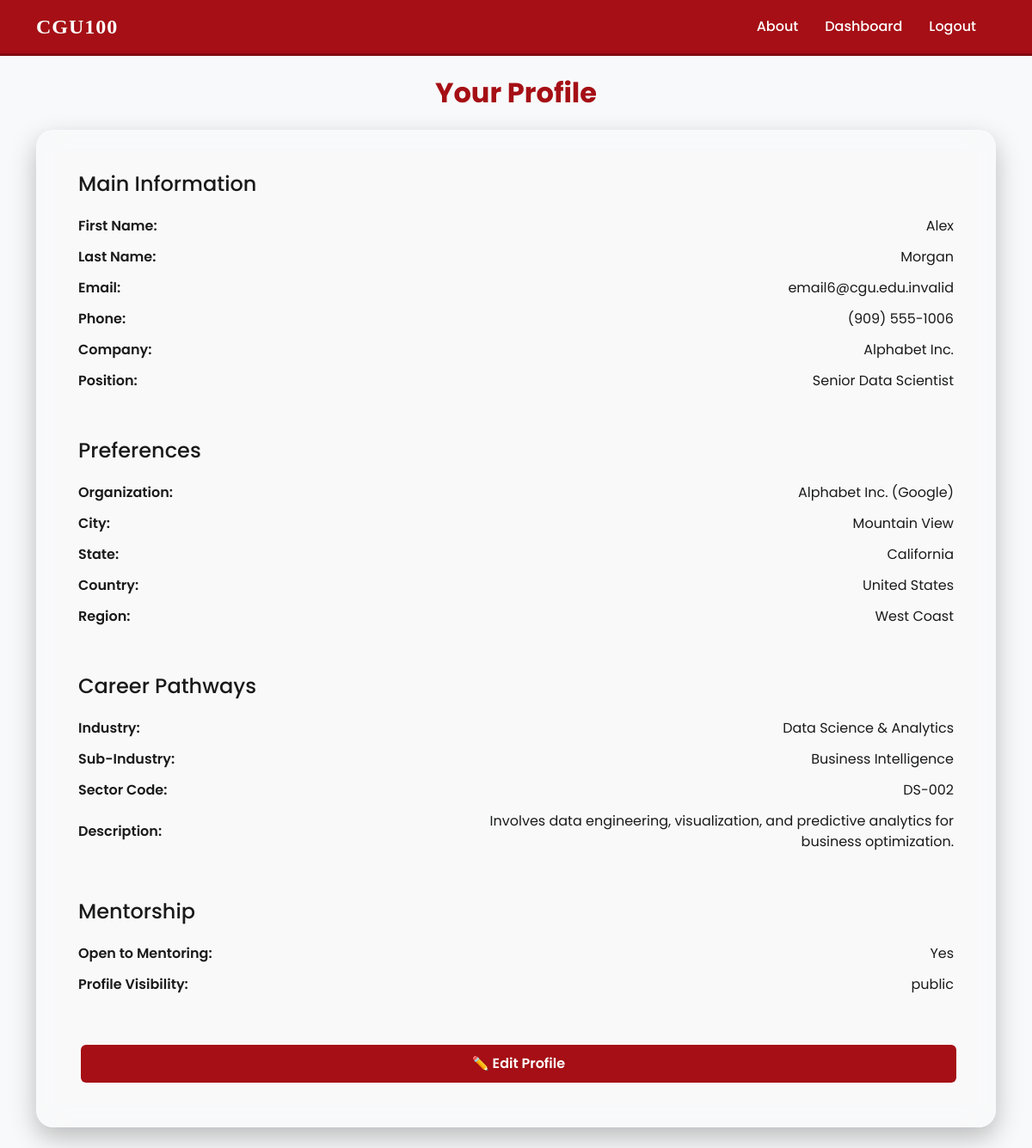
Screenshot of /profile (signed in) with the database file from the repository.
### tables this page shows
CREATE TABLE users (
    user_id INTEGER PRIMARY KEY AUTOINCREMENT,

    user_type TEXT CHECK (user_type IN ('student', 'alumni')) NOT NULL,

    first_name TEXT NOT NULL,
    last_name TEXT NOT NULL,
    email TEXT UNIQUE NOT NULL,
    password_hash TEXT NOT NULL,

    phone_number TEXT,
    bio TEXT,
    resume_url TEXT,
    portfolio_url TEXT,
    linkedin_url TEXT,
    degree_concentration_id INTEGER,

    -- Student fields
    current_year INTEGER CHECK(current_year BETWEEN 1 AND 6),
    expected_graduation_year INTEGER,
    desired_industry_id INTEGER,
    desired_job_location_id INTEGER,
    is_seeking_mentorship BOOLEAN DEFAULT 0,

    -- Alumni fields
    graduation_year INTEGER,
    industry_id INTEGER,
    job_location_id INTEGER,
    current_position TEXT,
    company_name TEXT,
    is_mentor BOOLEAN DEFAULT 0,

    profile_visibility TEXT 
        CHECK(profile_visibility IN ('public','private','institution-only')) 
        DEFAULT 'institution-only',

    created_at DATETIME DEFAULT CURRENT_TIMESTAMP,
    updated_at DATETIME DEFAULT CURRENT_TIMESTAMP,

    FOREIGN KEY (degree_concentration_id) REFERENCES degree_concentrations(degree_concentration_id)
        ON UPDATE CASCADE ON DELETE SET NULL,

    FOREIGN KEY (desired_industry_id) REFERENCES industries(industry_id)
        ON UPDATE CASCADE ON DELETE SET NULL,

    FOREIGN KEY (industry_id) REFERENCES industries(industry_id)
        ON UPDATE CASCADE ON DELETE SET NULL,

    FOREIGN KEY (desired_job_location_id) REFERENCES job_locations(job_location_id)
        ON UPDATE CASCADE ON DELETE SET NULL,

    FOREIGN KEY (job_location_id) REFERENCES job_locations(job_location_id)
        ON UPDATE CASCADE ON DELETE SET NULL
);

CREATE TABLE job_locations (
    job_location_id INTEGER PRIMARY KEY AUTOINCREMENT,
    city TEXT,
    state TEXT,
    country TEXT DEFAULT 'United States',
    region TEXT CHECK(region IN (
        'West Coast','East Coast','Midwest','South',
        'Europe','Asia-Pacific','Other'
    )),
    postal_code TEXT,
    organization_name TEXT,
    remote_option BOOLEAN DEFAULT 0,
    latitude REAL,
    longitude REAL,

    created_at DATETIME DEFAULT CURRENT_TIMESTAMP,
    updated_at DATETIME DEFAULT CURRENT_TIMESTAMP
);

CREATE TABLE industries (
    industry_id INTEGER PRIMARY KEY AUTOINCREMENT,
    industry_name TEXT UNIQUE NOT NULL,
    sub_industry TEXT,
    description TEXT,
    sector_code TEXT,
    active BOOLEAN DEFAULT 1,

    created_at DATETIME DEFAULT CURRENT_TIMESTAMP,
    updated_at DATETIME DEFAULT CURRENT_TIMESTAMP
);

### app/main.py (the view, shortened to what this page needs)
@app.route('/profile', methods=['GET', 'POST'])
def profile():
    if not session.get('logged_in'):
        return redirect(url_for('login'))
    user_id = session['user_id']
    user_type = session['user_type']
    conn = get_db_connection()
    cur = conn.cursor()
    cur.execute("""
        SELECT
            u.*,
            dc.degree_level,
            dc.degree_name,
            dc.concentration_name,

            ind.industry_name,
            ind.sub_industry,
            ind.sector_code,
            ind.description AS industry_description,

            jl.organization_name AS org_name,
            jl.city AS city,
            jl.state AS state,
            jl.country AS country,
            jl.region AS region

        FROM users u

        LEFT JOIN degree_concentrations dc
            ON u.degree_concentration_id = dc.degree_concentration_id

        LEFT JOIN industries ind
            ON ind.industry_id =
                CASE
                    WHEN u.user_type = 'student' THEN u.desired_industry_id
                    ELSE u.industry_id
                END

        LEFT JOIN job_locations jl
            ON jl.job_location_id =
                CASE
                    WHEN u.user_type = 'student' THEN u.desired_job_location_id
                    ELSE u.job_location_id
                END

        WHERE u.user_id = ?
    """, (user_id,))
    row = cur.fetchone()
    if not row:
        flash("Could not load your profile.")
        return redirect(url_for("dashboard"))
    profile = dict(row)
    cur.execute("SELECT * FROM industries ORDER BY industry_name")
    industries = cur.fetchall()
    cur.execute("SELECT * FROM job_locations ORDER BY organization_name")
    locations = cur.fetchall()
    conn.close()
    return render_template(
        "profile.html",
        profile=profile,
        user_type=user_type,
        industries=industries,
        locations=locations
    )

### app/main.py (called while the page is built)
def get_db_connection():
    conn = sqlite3.connect(DB_PATH)
    conn.row_factory = sqlite3.Row
    return conn

@app.before_request
def require_login():
    allowed_routes = ['index', 'register', 'login', 'static']
    if request.endpoint not in allowed_routes and not session.get('logged_in'):
        return redirect(url_for('login'))

### templates/profile.html (shortened to what this page needs)
{% extends 'base.html' %}
{% block content %}
<h2 class="fw-bold text-center mb-4" style="color: var(--cgu-red)">
  Your Profile
</h2>
<div class="glass-card p-4 p-md-5">
  <div id="profile-display">
    <h4 class="section-title mb-3">Main Information</h4>
    {% for label, value in [
      ('First Name', profile.first_name),
      ('Last Name', profile.last_name),
      ('Email', profile.email),
      ('Phone', profile.phone_number or 'Not set')
    ] %}
    <div class="profile-row">
      <div class="profile-label">{{ label }}:</div>
      <div class="profile-value">{{ value }}</div>
    </div>
    {% endfor %}
    {% if user_type == 'student' %}
      <div class="profile-row"><div class="profile-label">Degree Level:</div><div class="profile-value">{{ profile.degree_level }}</div></div>
      <div class="profile-row"><div class="profile-label">Degree Name:</div><div class="profile-value">{{ profile.degree_name }}</div></div>
      <div class="profile-row"><div class="profile-label">Year in Program:</div><div class="profile-value">{{ profile.current_year }}</div></div>
      <div class="profile-row"><div class="profile-label">Expected Graduation:</div><div class="profile-value">{{ profile.expected_graduation_year }}</div></div>
    {% else %}
      <div class="profile-row"><div class="profile-label">Company:</div><div class="profile-value">{{ profile.company_name or 'Not set' }}</div></div>
      <div class="profile-row"><div class="profile-label">Position:</div><div class="profile-value">{{ profile.current_position or 'Not set' }}</div></div>
    {% endif %}
    <hr class="glass-hr my-4" />
    <h4 class="section-title mb-3">Preferences</h4>
    {% for label, value in [
      ('Organization', profile.org_name or 'Not set'),
      ('City', profile.city or 'Not set'),
      ('State', profile.state or 'Not set'),
      ('Country', profile.country or 'Not set'),
      ('Region', profile.region or 'Not set')
    ] %}
    <div class="profile-row">
      <div class="profile-label">{{ label }}:</div>
      <div class="profile-value">{{ value }}</div>
    </div>
    {% endfor %}
    <hr class="glass-hr my-4" />
    <h4 class="section-title mb-3">Career Pathways</h4>
    {% for label, value in [
      ('Industry', profile.industry_name or 'Not set'),
      ('Sub-Industry', profile.sub_industry or 'Not set'),
      ('Sector Code', profile.sector_code or 'Not set'),
      ('Description', profile.industry_description or 'Not set')
    ] %}
    <div class="profile-row">
      <div class="profile-label">{{ label }}:</div>
      <div class="profile-value">{{ value }}</div>
    </div>
    {% endfor %}
    <hr class="glass-hr my-4" />
    <h4 class="section-title mb-3">Mentorship</h4>
    {% if user_type == 'student' %}
      <div class="profile-row"><div class="profile-label">Seeking Mentor:</div><div class="profile-value">{{ 'Yes' if profile.is_seeking_mentorship else 'No' }}</div></div>
    {% else %}
      <div class="profile-row"><div class="profile-label">Open to Mentoring:</div><div class="profile-value">{{ 'Yes' if profile.is_mentor else 'No' }}</div></div>
    {% endif %}
    <div class="profile-row"><div class="profile-label">Profile Visibility:</div><div class="profile-value">{{ profile.profile_visibility }}</div></div>
    <hr class="glass-hr my-4" />
    <button class="btn glow-btn w-100" onclick="toggleEdit()">
      ✏️ Edit Profile
    </button>
  </div>
</div>
{% endblock %}

### static/style.css (style rules this page uses)
:root { --cgu-red: #a50f15; --cgu-red-dark: #7f0b10; --cgu-red-light: #ffd7d7; --white: #ffffff; --black: #000000; --text-on-dark: #ffffff; --text-on-light: #1a1a1a; }
.glass-card { backdrop-filter: blur(16px); -webkit-backdrop-filter: blur(16px); background: rgba(255, 255, 255, 0.14); border: 1px solid rgba(255, 255, 255, 0.28); border-radius: 20px; color: var(--text-on-light); box-shadow: 0 12px 30px rgba(0, 0, 0, 0.25); }
.glass-hr { border-top: 1px solid rgba(255, 255, 255, 0.4); }
.glow-btn { transition: box-shadow 0.25s ease, transform 0.1s ease; }
body { background-color: #f8f9fa; margin: 0; font-family: "Crimson Text", serif; }
.btn, button, .logout-btn { background-color: #a50f15; color: #fff; font-weight: 600; border: none; border-radius: 6px; padding: 10px 18px; cursor: pointer; transition: all 0.3s ease; text-decoration: none; display: inline-block; margin: 3px; }
.profile-row { display: flex; justify-content: space-between; align-items: center; padding: 6px 0; }
.profile-label { font-weight: 600; width: 40%; }
.profile-value { width: 58%; text-align: right; }

### rows the page displays
users: label "First Name", first_name "Alex", label "Last Name", last_name "Morgan", label "Email", email "email6@cgu.edu.invalid", label "Phone", phone_number "(909) 555-1006", company_name "Alphabet Inc.", current_position "Senior Data Scientist", label "Organization", organization_name "Alphabet Inc. (Google)", label "City", city "Mountain View", label "State", state "California", label "Country", country "United States", label "Region", region "West Coast", label "Industry", industry_name "Data Science & Analytics", label "Sub-Industry", sub_industry "Business Intelligence", label "Sector Code", sector_code "DS-002", label "Description", description "Involves data engineering, visualization, and predictive analytics for business optimization.", is_mentor "Yes", profile_visibility "public"
